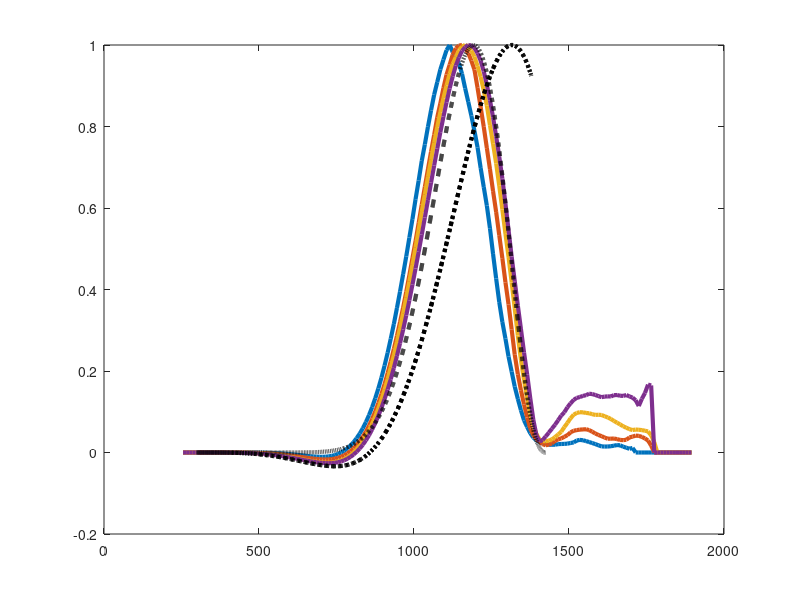

The MATLAB script that drew this image: (Note: this script raises an error after producing the figure.)
% Time to plot
% What do you want to plot? 
% Mass fractions: 
% Reactions: 
clear all
clc
Rplots = [1 3 8 9 11 12 13];
load('Data_0.mat') % Load laminar data
load('Data_4730.mat') % Maximum stretch data
load('TempBinH2.mat')
Ka = [1 4 12 36];

%% Plotting for Reactions
Reactions = char('O+H_2{\rightarrow}H+OH','H_2+OH{\rightarrow}H_2O+H','H+OH+M{\rightarrow}H_2O+M','H+O_2(+M){\rightarrow}HO_2(+M)', ...
    'HO_2+H{\rightarrow}OH+OH','HO_2+O{\rightarrow}O_2+H_2O','HO_2+OH{\rightarrow}H_2O+O_2');

for i = 1 : 1 : length(Rplots)
    figure(Rplots(i))
    for jj = 1 : 1 : length(Ka)
        plot(BinTemp(:,jj),BinRR(:,Rplots(i),jj)/max(BinRR(:,Rplots(i),jj)),'LineWidth',3)
%         plot(BinY(:,4,jj),BinRR(:,Rplots(i),jj),'LineWidth',3)
        hold on
    end
    plot(Temp0,RXN_Rate0(:,Rplots(i))/max(RXN_Rate0(:,Rplots(i))),'--k','LineWidth',3)
    plot(Tempm,RXN_Ratem(:,Rplots(i))/max(RXN_Ratem(:,Rplots(i))),':k','LineWidth',3)
    hold on
    load('/home/debolina/Cantera_Diffusivity/cantera/interfaces/cython/cantera/examples/onedim/H2/H2_Le1.mat')
    plot(Temp,RXN_Rate(:,Rplots(i))/max(RXN_Rate(:,Rplots(i))),'--b','LineWidth',3)
    clear X Temp AxialVel dist hdot_total HR MW X Y RXN_Rate
    load('/home/debolina/Cantera_Diffusivity/cantera/interfaces/cython/cantera/examples/onedim/H2/H2_Le1m.mat')
    plot(Temp,RXN_Rate(:,Rplots(i))/max(RXN_Rate(:,Rplots(i))),':b','LineWidth',3)
    clear X Temp AxialVel dist hdot_total HR MW X Y RXN_Rate
    xlabel('$Temperature(K)$','Interpreter','latex')
%     ylabel('$RR(1/m^3-s)$','Interpreter','latex')
    ylabel('$RR/RR_{max}$','Interpreter','latex')
    str = char(Reactions(i,:));
    title(['$' str '$'],'Interpreter','latex')
    set(gca,'FontSize',24)
    grid on
end
wfuel = 0;
wfuelm = 0;
load('/home/debolina/chemkin/Kinetics/Hydrogen_Air_Dryer/Analysis/coefficients_HydrogenMechanism.mat')

load('/home/debolina/Cantera_Diffusivity/cantera/interfaces/cython/cantera/examples/onedim/H2/H2_Le1.mat')
wfuelLe1 = 0;
RXN_RateLe1 = RXN_Rate;
TempLe1 = Temp;
clear X Temp AxialVel dist hdot_total HR MW X Y RXN_Rate
load('/home/debolina/Cantera_Diffusivity/cantera/interfaces/cython/cantera/examples/onedim/H2/H2_Le1m.mat')
wfuelLe1m = 0;
RXN_RateLe1m = RXN_Rate;
TempLe1m = Temp;
clear X Temp AxialVel dist hdot_total HR MW X Y RXN_Rate
for i = 1 : 1 : 21
    
    wfuel = wfuel + destruction_coeff(i,1) * RXN_Rate0(:,i) - formation_coeff(i,1) * RXN_Rate0(:,i);
    wfuelm = wfuelm + destruction_coeff(i,1) * RXN_Ratem(:,i) - formation_coeff(i,1) * RXN_Ratem(:,i);
    wfuelLe1 = wfuelLe1 + destruction_coeff(i,1) * RXN_RateLe1(:,i) - formation_coeff(i,1) * RXN_RateLe1(:,i);
    wfuelLe1m = wfuelLe1m + destruction_coeff(i,1) * RXN_RateLe1m(:,i) - formation_coeff(i,1) * RXN_RateLe1m(:,i);
end

    for jj = 1 : 1 : length(Ka)
        figure(211)
        plot(BinTemp(:,jj),BinWf(:,jj)/max(BinWf(:,jj)),'LineWidth',3)
        hold on
    end
    
    plot(Temp0,wfuel/max(wfuel),'--k','LineWidth',3)
    plot(Tempm,wfuelm/max(wfuelm),':k','LineWidth',3)   
    plot(TempLe1,wfuelLe1/max(wfuelLe1),'--b','LineWidth',3)
    plot(TempLe1m,wfuelLe1m/max(wfuelLe1m),':b','LineWidth',3)
    xlabel('$Temperature(K)$','Interpreter','latex')
    ylabel('$\dot{\omega}_{fuel}(kg/m^3-s)$','Interpreter','latex')
    set(gca,'FontSize',24)
    grid on

    figure(455)
    for jj = 1 : 1 : length(Ka)
        plot(BinTemp(:,jj),BinHR(:,jj)/max(BinHR(:,jj)),'LineWidth',3)
        hold on
    end
    plot(Temp0,hdot_total0/max(hdot_total0),'--k','LineWidth',3)
    plot(Tempm,hdot_totalm/max(hdot_totalm),':k','LineWidth',3)
    load('/home/debolina/Cantera_Diffusivity/cantera/interfaces/cython/cantera/examples/onedim/H2/H2_Le1.mat')
    plot(Temp,hdot_total/max(hdot_total),'--b','LineWidth',3)
    clear X Temp AxialVel dist hdot_total HR MW X Y RXN_Rate
    load('/home/debolina/Cantera_Diffusivity/cantera/interfaces/cython/cantera/examples/onedim/H2/H2_Le1m.mat')
    plot(Temp,hdot_total/max(hdot_total),':b','LineWidth',3)
    clear X Temp AxialVel dist hdot_total HR MW X Y RXN_Rate
    xlabel('$Temperature(K)$','Interpreter','latex')
    ylabel('$\dot{q}(J/m^3)$','Interpreter','latex')
    set(gca,'FontSize',24)
    grid on

